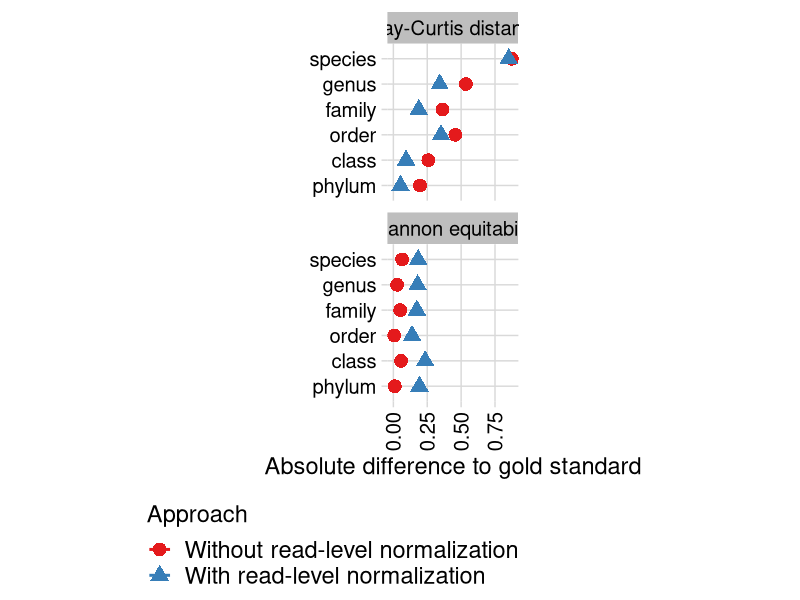

This figure's R source: (Note: this script raises an error after producing the figure.)
require(ggplot2)
require(readr)
require(cowplot)
require(dplyr)

pm <- read_tsv("../results/version_comparison-profiling_evaluation-CAMI1_hc.tsv")
pm <- pm %>% filter(metric == "Bray-Curtis distance" | metric == "Shannon equitability")
pm <- pm %>% filter(rank != "superkingdom") %>% filter(rank != "strain")
pm <- pm %>%
  group_by(metric) %>%
  mutate(dvalue = abs(value - value[tool == "Gold standard"]))
pm <- pm %>% filter(tool != "Gold standard")
pm$rank <- factor(
  pm$rank,
  levels = c("phylum", "class", "order", "family", "genus", "species")
)
pm[pm == "CONSULT-II (new)"] <- "With read-level normalization"
pm[pm == "CONSULT-II (old)"] <- "Without read-level normalization"
pm$tool <- factor(
  pm$tool,
  levels = c("Without read-level normalization", "With read-level normalization")
)
pm <- pm %>%
  group_by(rank, tool, metric) %>%
  summarise(lower = min(dvalue), upper = max(dvalue), p = mean(dvalue))

fs <- 17
ggplot(pm, mapping = aes(x = p, y = rank, shape = tool, color = tool)) +
  # geom_point(size = 3, alpha = 0.9) +
  geom_pointrange(size = 1, linewidth = 1, mapping = aes(xmin = lower, xmax = upper)) +
  xlim(0, NA) +
  facet_wrap(vars(metric), ncol = 1) +
  theme_minimal_grid(font_size = fs) +
  labs(shape = "Approach", color = "Approach", y = "", x = "Absolute difference to gold standard") +
  scale_colour_brewer(palette = "Set1") +
  theme(strip.background = element_rect(fill = "gray")) +
  theme(legend.direction = "vertical", legend.position = "bottom", legend.justification = "right", legend.text = element_text(size = fs)) +
  theme(axis.text.x = element_text(angle = 90, vjust = 0.5, hjust = 1), aspect.ratio = 1.2)
ggsave2("../figures/profiling_normalization_comparison.pdf", width = 5, height = 10)